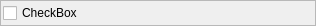
<ui version="4.0" >
 <class>CCheckBoxParamValue</class>
 <widget class="QWidget" name="CCheckBoxParamValue" >
  <property name="geometry" >
   <rect>
    <x>0</x>
    <y>0</y>
    <width>316</width>
    <height>23</height>
   </rect>
  </property>
  <property name="windowTitle" >
   <string>Form</string>
  </property>
  <layout class="QHBoxLayout" >
   <property name="margin" >
    <number>0</number>
   </property>
   <property name="spacing" >
    <number>0</number>
   </property>
   <item>
    <widget class="QFrame" name="frame" >
     <property name="frameShape" >
      <enum>QFrame::StyledPanel</enum>
     </property>
     <property name="frameShadow" >
      <enum>QFrame::Raised</enum>
     </property>
     <layout class="QHBoxLayout" >
      <property name="margin" >
       <number>2</number>
      </property>
      <property name="spacing" >
       <number>4</number>
      </property>
      <item>
       <widget class="QCheckBox" name="checkBox" >
        <property name="text" >
         <string>CheckBox</string>
        </property>
       </widget>
      </item>
     </layout>
    </widget>
   </item>
  </layout>
 </widget>
 <resources/>
 <connections/>
</ui>
